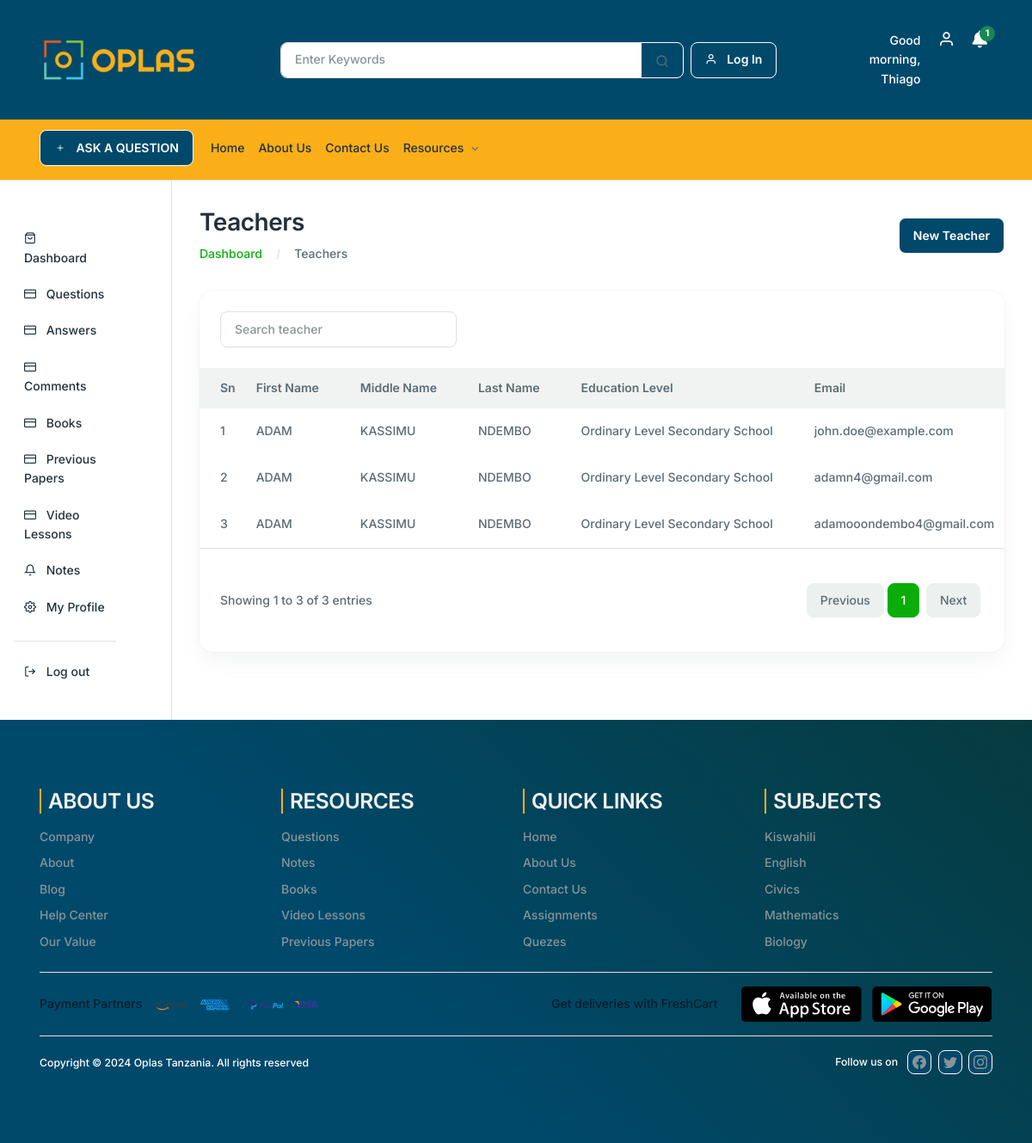
The page /teachers on the database its author committed.
### base/models.py (models this page shows, shortened)
class Teachers(models.Model):
    user = models.OneToOneField(User, on_delete=models.CASCADE, related_name='teacher', verbose_name='User')
    firstName = models.CharField(max_length=100, default='John', verbose_name='First Name')
    middleName = models.CharField(max_length=100, default='Michael', verbose_name='Middle Name')
    lastName = models.CharField(max_length=100, default='Doe', verbose_name='Last Name')
    gender = models.ForeignKey(Genders, on_delete=models.CASCADE, verbose_name='Gender', default=1)  # Assuming ID 1 exists
    dob = models.DateField(verbose_name='Date of Birth', default=date(1990, 1, 1))
    educationLevel = models.ForeignKey(EducationLevels, on_delete=models.CASCADE, verbose_name='Education Level', default=1)  # Assuming ID 1 exists
    address = models.CharField(max_length=100, default='123 Main St, Anytown', verbose_name='Address')
    phoneNumber = models.CharField(max_length=100, default='+1234567890', verbose_name='Phone Number')
    emailAddress = models.CharField(max_length=100, default='john.doe@example.com', verbose_name='Email Address')
    status = models.ForeignKey(Statuses, on_delete=models.CASCADE, verbose_name='Status')
    createdDate = models.DateTimeField(auto_now_add=True, verbose_name='Create Date')
    modifiedDate = models.DateTimeField(auto_now=True, verbose_name='Modified Date')
    display_fields = ['firstName','middleName','lastName', 'gender','dob','educationLevel','address','phoneNumber','createdDate','modifiedDate']
    class Meta:
        verbose_name = 'Teacher'
        verbose_name_plural = 'Teachers'

class EducationLevels(models.Model):
    LevelName = models.CharField(max_length=100, verbose_name='Level Name')
    CreatedDate = models.DateTimeField(auto_now_add=True, verbose_name='Create Date')
    ModifiedDate = models.DateTimeField(auto_now=True, verbose_name='Modified Date')
    display_fields = ['LevelName','CreatedDate','ModifiedDate']
    class Meta:
        verbose_name = 'Education Level'
        verbose_name_plural = 'Education Levels'

### base/views.py (the view, shortened to what this page needs)
# urls.py: path("teachers", views.manage_teachers, name="teachers"),
def manage_teachers(request):
    sitename = "Teachers | OPLAS TANZANIA"
    page_name = "Teachers"
    icon = "fa fa-dashboard"
    teachers = Teachers.objects.all()
    genders = Genders.objects.all()
    education_levels = EducationLevels.objects.all()
    statuses = Statuses.objects.all()
    query = request.GET.get('q', '')
    paginator = Paginator(teachers, 10)  # Show 10 teachers per page
    page_number = request.GET.get('page')
    try:
        teachers = paginator.page(page_number)
    except PageNotAnInteger:
        teachers = paginator.page(1)
    except EmptyPage:
        teachers = paginator.page(paginator.num_pages)
    context = {
        'sitename': sitename,
        'page_name': page_name,
        'icon': icon,
        'teachers': teachers,
        'genders': genders,
        'education_levels': education_levels,
        'statuses': statuses,
        'query': query,
    }
    return render(request, 'base/teachers.html', context)

### base/context_processors.py (called while the page is built, shortened)
def subject_context(request):
    subjects_context = Subjects.objects.all()
    return {'subjects_context': subjects_context}

def notifications_context(request):
    notifications = None
    return {'notifications': notifications}

def SubjectImage(request):
    subject_image = WebImages.objects.filter(ImageTitle='Subject').first()
    return {'subject_image': subject_image}

def NotesImage(request):
    notes_image = WebImages.objects.filter(ImageTitle='Notes').first()
    return {'notes_image': notes_image}

def BooksImage(request):
    book_image = WebImages.objects.filter(ImageTitle='Books').first()
    return {'book_image': book_image}

def PaperImage(request):
    paper_image = WebImages.objects.filter(ImageTitle='Paper').first()
    return {'paper_image': paper_image}

def RightAds(request):
    ads = WebImages.objects.filter(ImageTitle='Ads').first()
    return {'ads': ads}

def CarouselImages(request):
    carousel_images = WebImages.objects.filter(ImageTitle='Carousel').order_by('-id')
    return {'carousel_images': carousel_images}

### base/templates/base/teachers.html (shortened to what this page needs)
{% extends 'teacher-layout.html' %}
{% load static %}
{% block content %}
<div class="col-lg-10 col-md-10 col-12 mb-5">
    <div class="container-fluid">
        <div class="row mb-8 mt-8">
           <div class="col-md-12">
              <div class="d-md-flex justify-content-between align-items-center">
                 <div>
                    <h2>Teachers</h2>
                    <nav aria-label="breadcrumb">
                       <ol class="breadcrumb mb-0">
                          <li class="breadcrumb-item"><a href="{% url "dashboard" %}">Dashboard</a></li>
                          <li class="breadcrumb-item" aria-current="page">Teachers</li>
                       </ol>
                    </nav>
                 </div>
                 <div>
                    <a href="#" class="btn btn-primary" data-bs-toggle="modal"
                    data-bs-target="#paymentModal">New Teacher</a>
                 </div>
              </div>
           </div>
        </div>
        <div class="row">
           <div class="col-xl-12 col-12 mb-5">
              <div class="card h-100 card-lg">
                 <div class="px-6 py-6">
                    <div class="row justify-content-between">
                       <div class="col-lg-4 col-md-6 col-12 mb-2 mb-lg-0">
                        <form class="d-flex" role="search" method="get" action="{% url 'teachers' %}">
                            <input class="form-control" type="search" name="q" placeholder="Search teacher" aria-label="Search" value="{{ request.GET.q }}">
                        </form>
                    </div>
                    </div>
                 </div>
                 <div class="card-body p-0">
                    <div class="table-responsive">
                       <table class="table table-centered table-hover text-nowrap table-borderless mb-0 table-with-checkbox">
                          <thead class="bg-light">
                             <tr>
                                <th> Sn</th>
                                <th scope="col">First Name</th>
                                <th scope="col">Middle Name</th>
                                <th scope="col">Last Name</th>
                                <th scope="col">Education Level</th>
                                <th scope="col">Email</th>
                             </tr>
                          </thead>
                          <tbody>
                              {% for teacher in teachers %}
                             <tr>
                                <td> {{ forloop.counter }}</td>
                                <td>{{ teacher.firstName }}</td>
                                   <td>{{ teacher.middleName }}</td>
                                   <td>{{ teacher.lastName }}</td>
                                  <td>{{ teacher.educationLevel.LevelName }}</td>
                                  <td>{{ teacher.emailAddress }}</td>
                             </tr>
                             {% endfor %}
                          </tbody>
                       </table>
                    </div>
                 </div>
<div class="border-top d-md-flex justify-content-between align-items-center px-6 py-6">
   <span>
       Showing
       {{ teachers.start_index }} to {{ teachers.end_index }} of {{ teachers.paginator.count }} entries
   </span>
   <nav aria-label="Page navigation" class="mt-4">
    <ul class="pagination justify-content-center">
        {% if teachers.has_previous %}
            <li class="page-item">
                <a class="page-link mx-1" href="?page={{ teachers.previous_page_number }}&query={{ query }}" aria-label="Previous">
                    Previous
                </a>
            </li>
        {% else %}
            <li class="page-item disabled">
                <span class="page-link mx-1">Previous</span>
            </li>
        {% endif %}
        {% for num in teachers.paginator.page_range %}
            {% if num <= 3 or num > teachers.paginator.num_pages|add:"-2" or num == teachers.number or num == teachers.number|add:"-1" or num == teachers.number|add:"1" %}
                <li class="page-item {% if teachers.number == num %}active{% endif %}">
                    <a class="page-link" href="?page={{ num }}&query={{ query }}">{{ num }}</a>
                </li>
            {% elif num == 4 or num == teachers.paginator.num_pages|add:"-3" %}
                <li class="page-item disabled"><span class="page-link">...</span></li>
            {% endif %}
        {% endfor %}
        {% if teachers.has_next %}
            <li class="page-item">
                <a class="page-link mx-1" href="?page={{ teachers.next_page_number }}&query={{ query }}" aria-label="Next">
                    Next
                </a>
            </li>
        {% else %}
            <li class="page-item disabled">
                <span class="page-link mx-1">Next</span>
            </li>
        {% endif %}
    </ul>
</nav>
</div>
              </div>
           </div>
        </div>
     </div>
 </div>
{% endblock %}

### static/assets/css/custom-css.css (style rules this page uses)
.btn { background-color: #00496b !important; border: var(--fc-btn-border-width) solid #fff !important; }

### templates/teacher-layout.html (style rules this page uses)
.breadcrumb-item + .breadcrumb-item::before { content: var(--fc-breadcrumb-divider,"/") !important; }

### rows shown on the page
Teachers: firstName "ADAM", middleName "KASSIMU", lastName "NDEMBO", educationLevel.LevelName "Ordinary Level Secondary School", emailAddress "john.doe@example.com"
Teachers: firstName "ADAM", middleName "KASSIMU", lastName "NDEMBO", educationLevel.LevelName "Ordinary Level Secondary School", emailAddress "adamn4@gmail.com"
Teachers: firstName "ADAM", middleName "KASSIMU", lastName "NDEMBO", educationLevel.LevelName "Ordinary Level Secondary School", emailAddress "adamooondembo4@gmail.com"

### other values the page prints
{{ teachers.start_index }} "1"
{{ teachers.end_index }} "3"
{{ teachers.paginator.count }} "3"
{{ num }} "1"
